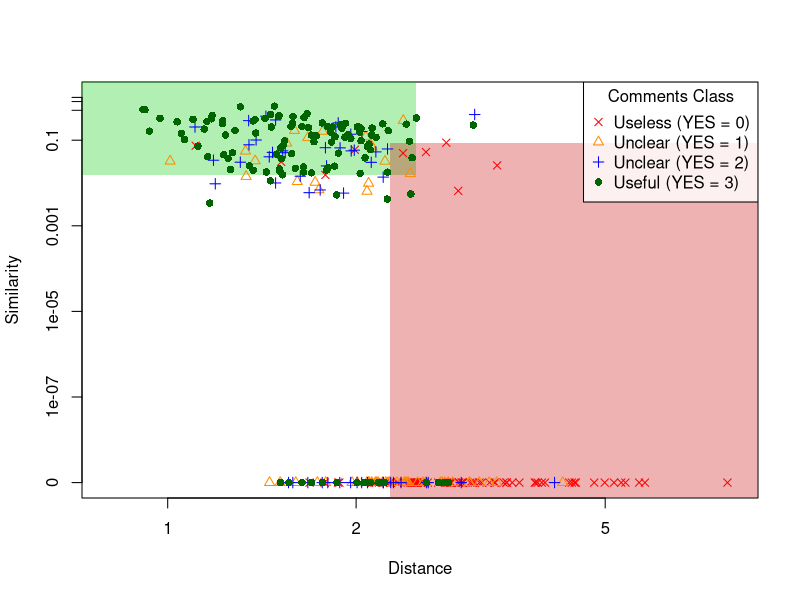

Source code (R):
dat <- read.csv("scatter_value.csv")
dat$Similarity[which(dat$Similarity == 0)] = 0.000000001 
St1 = 0.015528969196702956
Dt1 = 2.4949438168165483
St2 = 0.08752176628812282
Dt2 = 2.26567908457803

colors = c("red","darkorange","blue","darkgreen")
pch = c(4,2,3,16)

#Print Graph with Log
pdf("scatter_log.pdf")
plot(dat$Distance,dat$Similarity,xlim=c(0.8,8),pch=16,col=NA,log="xy",xlab="Distance",ylab="Similarity",yaxt="n")
rect(0.0000001,St1,Dt1,3,col=rgb(0,0.8,0,0.3),border=NA)
rect(Dt2,0.0000000001,10,St2,col=rgb(0.8,0,0,0.3),border=NA)
axis(2,at=c(0.000000001,0.0000001,0.00001,0.001,0.1,0.5,0.8,1),labels=c(0,0.0000001,0.00001,0.001,0.1,"","","1"))
for(i in seq(0,3)){
	points(dat$Distance[which(dat$Vote == i)],dat$Similarity[which(dat$Vote == i)],pch=pch[i+1],col=colors[i+1])
}
legend("topright", title="Comments Class", legend = c("Useless (YES = 0)","Unclear (YES = 1)","Unclear (YES = 2)","Useful (YES = 3)"), pch=pch, col=colors,bg=rgb(1,1,1,0.8))

dev.off()

# pdf("scatter.pdf")
# plot(dat$Distance,dat$Similarity,xlim=c(0.8,8),pch=16,col=NA,xlab="Distance",ylab="Similarity")
# rect(0.0000001,St1,Dt1,3,col=rgb(0,0.8,0,0.3),border=NA)
# rect(Dt2,-1,10,St2,col=rgb(0.8,0,0,0.3),border=NA)
# for(i in seq(0,3)){
# 	points(dat$Distance[which(dat$Vote == i)],dat$Similarity[which(dat$Vote == i)],pch=pch[i+1],col=colors[i+1])
# }
# dev.off()